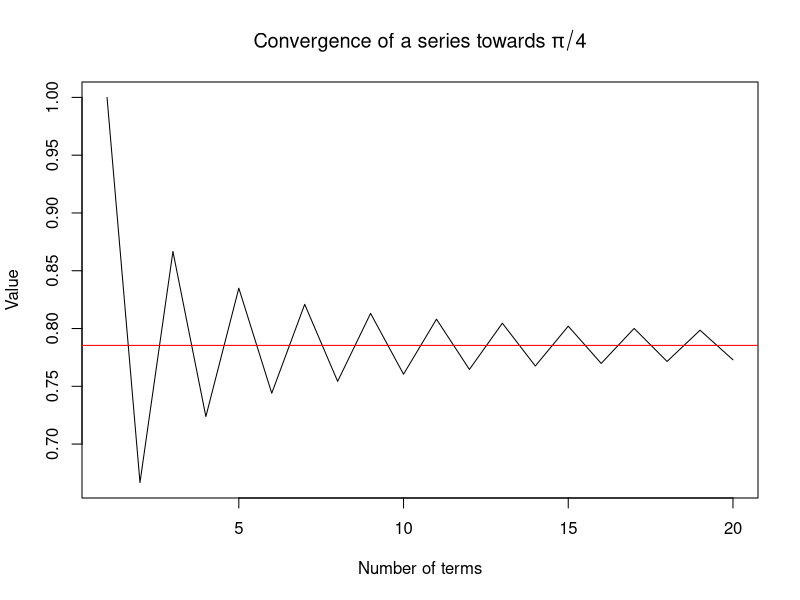

Source code (R):
## ---- chunk 1
# echo=FALSE means to not show the code but show the results
# echo=TRUE means show the code and the results

num <- rep(c(1,-1),10)
denom <- (1:20*2)-1
terms <- num/denom
partial_sums <- cumsum(terms)

plot(1:20, partial_sums, type="l", 
     main=expression("Convergence of a series towards "*pi/4), 
     xlab="Number of terms", 
     ylab="Value")
abline(a=pi/4, b=0, col="red")
